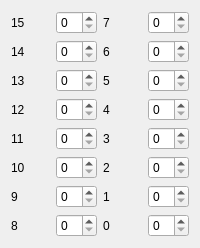
                    <widget class="QWidget" name="tab_5">
                     <attribute name="title">
                      <string>Speed</string>
                     </attribute>
                     <layout class="QGridLayout" name="gridLayout_15">
                      <item row="6" column="0">
                       <widget class="QLabel" name="label_39">
                        <property name="text">
                         <string>9</string>
                        </property>
                       </widget>
                      </item>
                      <item row="5" column="0">
                       <widget class="QLabel" name="label_38">
                        <property name="text">
                         <string>10</string>
                        </property>
                       </widget>
                      </item>
                      <item row="4" column="0">
                       <widget class="QLabel" name="label_37">
                        <property name="text">
                         <string>11</string>
                        </property>
                       </widget>
                      </item>
                      <item row="3" column="0">
                       <widget class="QLabel" name="label_36">
                        <property name="text">
                         <string>12</string>
                        </property>
                       </widget>
                      </item>
                      <item row="2" column="0">
                       <widget class="QLabel" name="label_35">
                        <property name="text">
                         <string>13</string>
                        </property>
                       </widget>
                      </item>
                      <item row="1" column="0">
                       <widget class="QLabel" name="label_34">
                        <property name="text">
                         <string>14</string>
                        </property>
                       </widget>
                      </item>
                      <item row="0" column="2">
                       <widget class="QLabel" name="label_33">
                        <property name="text">
                         <string>7</string>
                        </property>
                       </widget>
                      </item>
                      <item row="0" column="0">
                       <widget class="QLabel" name="label_31">
                        <property name="text">
                         <string>15</string>
                        </property>
                       </widget>
                      </item>
                      <item row="7" column="0">
                       <widget class="QLabel" name="label_40">
                        <property name="text">
                         <string>8</string>
                        </property>
                       </widget>
                      </item>
                      <item row="1" column="2">
                       <widget class="QLabel" name="label_41">
                        <property name="text">
                         <string>6</string>
                        </property>
                       </widget>
                      </item>
                      <item row="2" column="2">
                       <widget class="QLabel" name="label_42">
                        <property name="text">
                         <string>5</string>
                        </property>
                       </widget>
                      </item>
                      <item row="3" column="2">
                       <widget class="QLabel" name="label_43">
                        <property name="text">
                         <string>4</string>
                        </property>
                       </widget>
                      </item>
                      <item row="4" column="2">
                       <widget class="QLabel" name="label_44">
                        <property name="text">
                         <string>3</string>
                        </property>
                       </widget>
                      </item>
                      <item row="5" column="2">
                       <widget class="QLabel" name="label_45">
                        <property name="text">
                         <string>2</string>
                        </property>
                       </widget>
                      </item>
                      <item row="6" column="2">
                       <widget class="QLabel" name="label_46">
                        <property name="text">
                         <string>1</string>
                        </property>
                       </widget>
                      </item>
                      <item row="0" column="1">
                       <widget class="QSpinBox" name="spinBox_Speed_15"/>
                      </item>
                      <item row="1" column="1">
                       <widget class="QSpinBox" name="spinBox_Speed_14"/>
                      </item>
                      <item row="2" column="1">
                       <widget class="QSpinBox" name="spinBox_Speed_13"/>
                      </item>
                      <item row="3" column="1">
                       <widget class="QSpinBox" name="spinBox_Speed_12"/>
                      </item>
                      <item row="4" column="1">
                       <widget class="QSpinBox" name="spinBox_Speed_11"/>
                      </item>
                      <item row="5" column="1">
                       <widget class="QSpinBox" name="spinBox_Speed_10"/>
                      </item>
                      <item row="6" column="1">
                       <widget class="QSpinBox" name="spinBox_Speed_9"/>
                      </item>
                      <item row="7" column="1">
                       <widget class="QSpinBox" name="spinBox_Speed_8"/>
                      </item>
                      <item row="0" column="3">
                       <widget class="QSpinBox" name="spinBox_Speed_7"/>
                      </item>
                      <item row="1" column="3">
                       <widget class="QSpinBox" name="spinBox_Speed_6"/>
                      </item>
                      <item row="2" column="3">
                       <widget class="QSpinBox" name="spinBox_Speed_5"/>
                      </item>
                      <item row="3" column="3">
                       <widget class="QSpinBox" name="spinBox_Speed_4"/>
                      </item>
                      <item row="4" column="3">
                       <widget class="QSpinBox" name="spinBox_Speed_3"/>
                      </item>
                      <item row="5" column="3">
                       <widget class="QSpinBox" name="spinBox_Speed_2"/>
                      </item>
                      <item row="6" column="3">
                       <widget class="QSpinBox" name="spinBox_Speed_1"/>
                      </item>
                      <item row="7" column="2">
                       <widget class="QLabel" name="label_19">
                        <property name="text">
                         <string>0</string>
                        </property>
                       </widget>
                      </item>
                      <item row="7" column="3">
                       <widget class="QSpinBox" name="spinBox_Speed_0"/>
                      </item>
                     </layout>
                    </widget>
